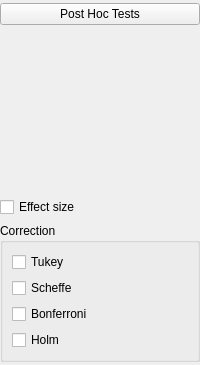
    <widget class="QWidget" name="widget_13" native="true">
     <layout class="QGridLayout" name="gridLayout_20">
      <property name="leftMargin">
       <number>0</number>
      </property>
      <property name="topMargin">
       <number>3</number>
      </property>
      <property name="rightMargin">
       <number>0</number>
      </property>
      <property name="bottomMargin">
       <number>3</number>
      </property>
      <item row="1" column="0">
       <widget class="QWidget" name="containerPostHocTests" native="true">
        <layout class="QGridLayout" name="gridLayout_19">
         <property name="leftMargin">
          <number>0</number>
         </property>
         <property name="topMargin">
          <number>0</number>
         </property>
         <property name="rightMargin">
          <number>0</number>
         </property>
         <property name="bottomMargin">
          <number>0</number>
         </property>
         <item row="0" column="0">
          <widget class="BoundAssignWidget" name="postHocTestsVariables" native="true">
           <property name="minimumSize">
            <size>
             <width>0</width>
             <height>160</height>
            </size>
           </property>
          </widget>
         </item>
         <item row="2" column="0">
          <widget class="GroupBox" name="groupPostHocOptions">
           <property name="title">
            <string>Correction</string>
           </property>
           <layout class="QGridLayout" name="gridLayout_17">
            <item row="3" column="0">
             <widget class="BoundCheckBox" name="postHocTestsHolm">
              <property name="text">
               <string>Holm</string>
              </property>
             </widget>
            </item>
            <item row="2" column="0">
             <widget class="BoundCheckBox" name="postHocTestsBonferroni">
              <property name="text">
               <string>Bonferroni</string>
              </property>
             </widget>
            </item>
            <item row="0" column="0">
             <widget class="BoundCheckBox" name="postHocTestsTukey">
              <property name="text">
               <string>Tukey</string>
              </property>
             </widget>
            </item>
            <item row="1" column="0">
             <widget class="BoundCheckBox" name="postHocTestsScheffe">
              <property name="text">
               <string>Scheffe</string>
              </property>
             </widget>
            </item>
           </layout>
          </widget>
         </item>
         <item row="1" column="0">
          <widget class="BoundCheckBox" name="postHocTestEffectSize">
           <property name="text">
            <string>Effect size</string>
           </property>
          </widget>
         </item>
        </layout>
       </widget>
      </item>
      <item row="0" column="0">
       <widget class="ExpanderButton" name="expanderPosthoc">
        <property name="sizePolicy">
         <sizepolicy hsizetype="Expanding" vsizetype="Fixed">
          <horstretch>0</horstretch>
          <verstretch>0</verstretch>
         </sizepolicy>
        </property>
        <property name="text">
         <string>Post Hoc Tests</string>
        </property>
       </widget>
      </item>
     </layout>
    </widget>
